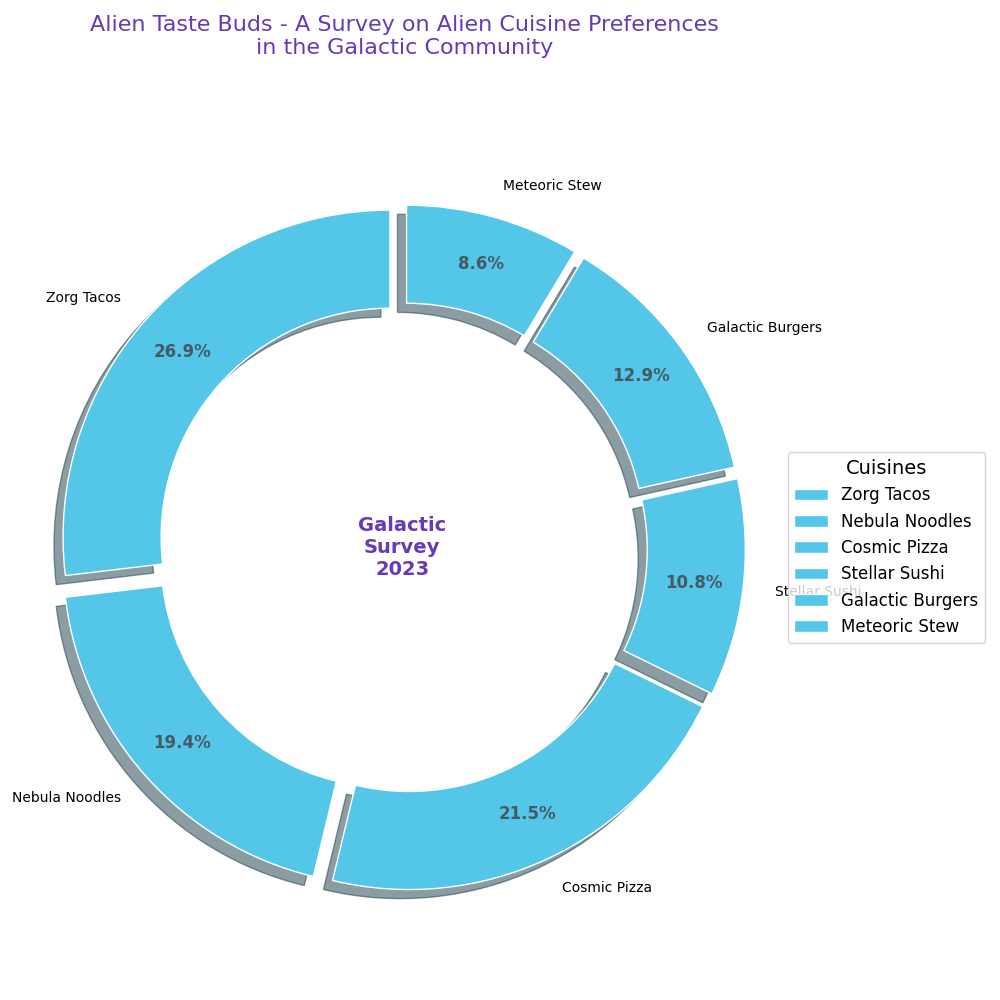

Here is the Python script that generated this plot:
import matplotlib.pyplot as plt
import numpy as np

# Data for alien cuisines preferences
cuisines = ['Zorg Tacos', 'Nebula Noodles', 'Cosmic Pizza', 'Stellar Sushi', 'Galactic Burgers', 'Meteoric Stew']  # Removed 'Asteroid Salad'
percentages = [25, 18, 20, 10, 12, 8]  # Removed the percentage for 'Asteroid Salad'

# Plotting the pie chart
fig, ax = plt.subplots(figsize=(10, 10))

wedges, texts, autotexts = ax.pie(
    percentages,
    colors=['#54C7E8'],
    startangle=90,
    labels=cuisines,
    autopct='%1.1f%%',
    pctdistance=0.85,
    wedgeprops=dict(width=0.3, edgecolor='w', linewidth=1),
    shadow=True,
    explode=[0.05]*len(cuisines)
)

# Adding a circle in the middle to create a donut shape
centre_circle = plt.Circle((0, 0), 0.6, fc='white', edgecolor='white')
fig.gca().add_artist(centre_circle)

ax.axis('equal')

# Title and legend
plt.title('Alien Taste Buds - A Survey on Alien Cuisine Preferences\nin the Galactic Community', size=16, color='#673AB7', loc='center', pad=40)
ax.legend(wedges, cuisines, title='Cuisines', loc='center left', bbox_to_anchor=(1, 0, 0.5, 1), fontsize=12, title_fontsize=14)

# Customizing the autotext labels
for autotext in autotexts:
    autotext.set_color('#455A64')
    autotext.set_fontsize(12)
    autotext.set_weight('bold')

# Adding central text within the donut
plt.text(0, 0, 'Galactic\nSurvey\n2023', ha='center', va='center', fontsize=14, fontweight='bold', color='#673AB7')

plt.tight_layout()

# Display the chart
plt.show()
